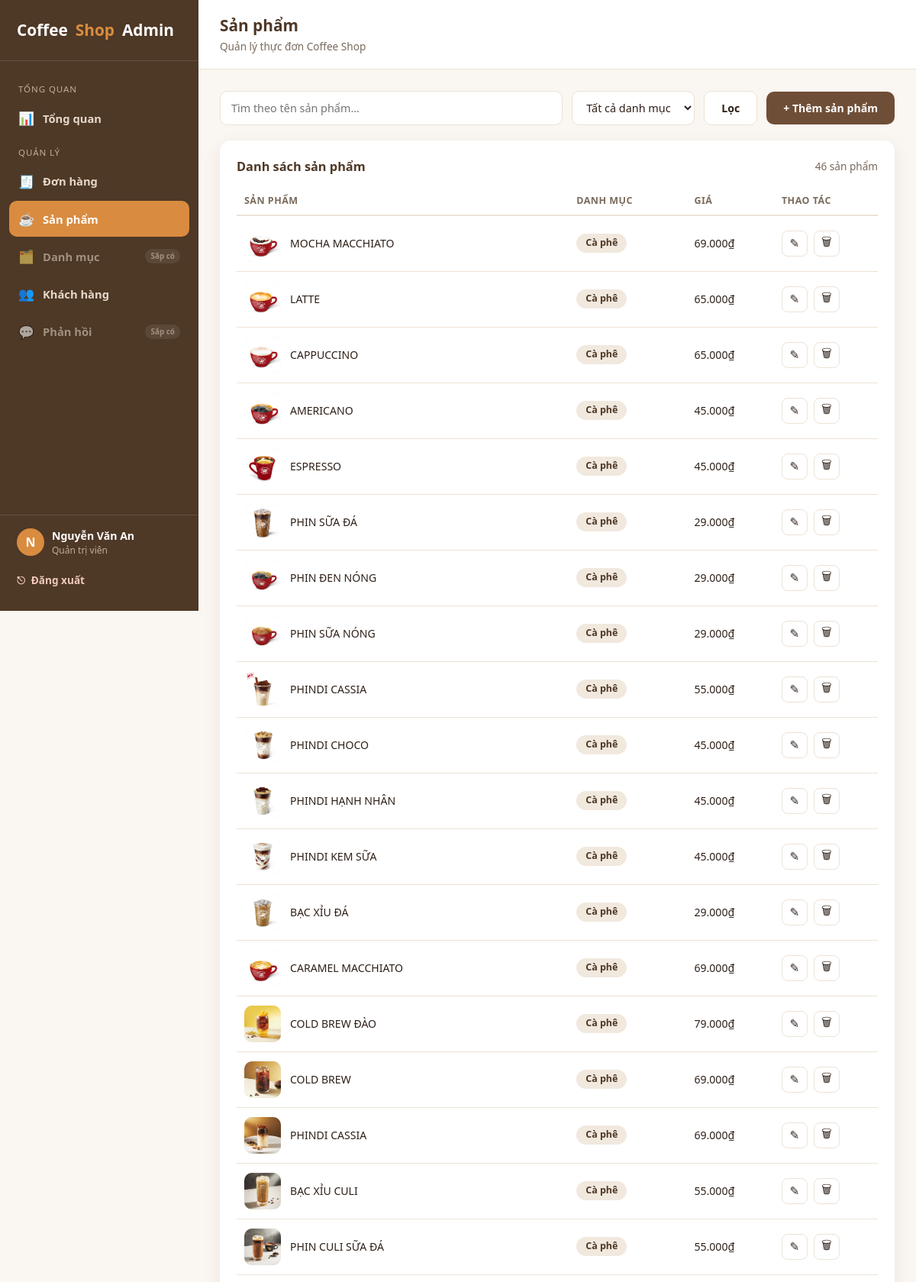
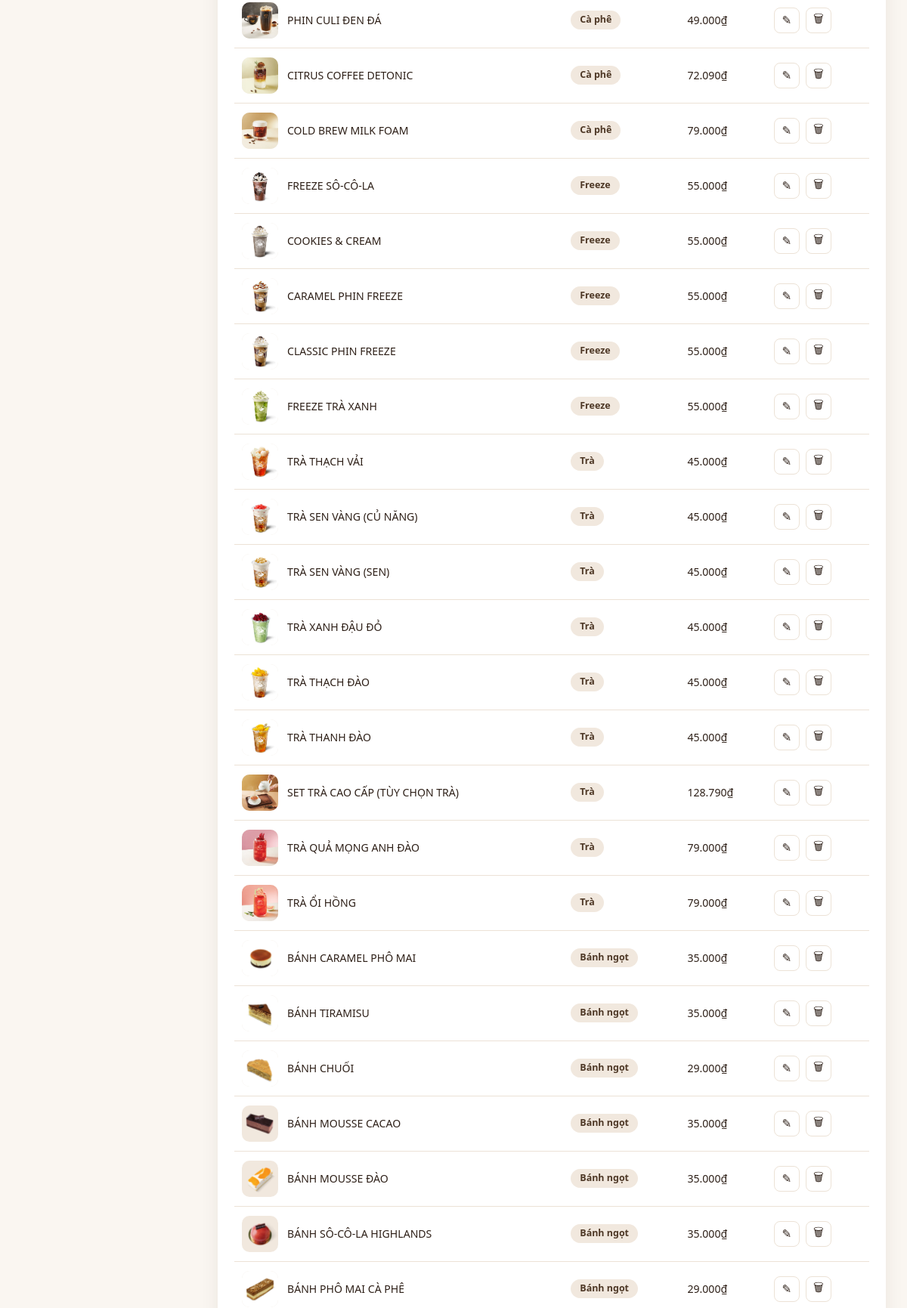
The app's page /admin/products (signed in, upper part) with its own data (2 pictures, top to bottom).
### tables this page shows
CREATE TABLE product (
    id INTEGER PRIMARY KEY,
    name TEXT NOT NULL,
    price INTEGER NOT NULL,
    image TEXT,
    description TEXT,
    published_date TEXT,
    category_id INTEGER NOT NULL,
    FOREIGN KEY (category_id) REFERENCES category (id)
);

CREATE TABLE category (
    id INTEGER PRIMARY KEY,
    name TEXT NOT NULL,
    description TEXT
);

### app.py (the view)
@app.route("/admin/products")
@admin_required
def admin_products():
    db = get_db()
    q = (request.args.get("q") or "").strip()
    category_id = request.args.get("category_id") or ""
    query = """SELECT product.*, category.name AS category_name
               FROM product JOIN category ON category.id = product.category_id
               WHERE 1=1"""
    params = []
    if q:
        query += " AND product.name LIKE ?"
        params.append(f"%{q}%")
    if category_id:
        query += " AND product.category_id = ?"
        params.append(category_id)
    query += " ORDER BY product.published_date DESC"
    products = db.execute(query, params).fetchall()
    categories = db.execute("SELECT id, name FROM category ORDER BY name").fetchall()
    return render_template(
        "admin/products.html",
        products=products,
        categories=categories,
        q=q,
        selected_category=category_id,
        active_page="products",
    )

### app.py (called while the page is built)
def get_db():
    if "db" not in g:
        g.db = sqlite3.connect(DB_PATH)
        g.db.row_factory = sqlite3.Row
    return g.db

@app.template_filter("vnd")
def format_vnd(value):
    try:
        value = int(value)
    except (TypeError, ValueError):
        return value
    return f"{value:,.0f}".replace(",", ".") + "₫"

@app.context_processor
def inject_order_status_meta():
    return {"ORDER_STATUSES": ORDER_STATUSES, "ORDER_STATUS_LABELS": ORDER_STATUS_LABELS}

def admin_required(view):
    @wraps(view)
    def wrapped(*args, **kwargs):
        if not session.get("is_admin"):
            return redirect(url_for("admin_login", next=request.path))
        return view(*args, **kwargs)
    return wrapped

### templates/admin/products.html (shortened to what this page needs)
{% extends "admin/base.html" %}
{% block page_title %}Sản phẩm{% endblock %}
{% block page_subtitle %}Quản lý thực đơn Coffee Shop{% endblock %}
{% block content %}
<form class="admin-toolbar" method="GET" action="{{ url_for('admin_products') }}">
  <div class="admin-toolbar-filters">
    <input
      type="text"
      name="q"
      class="admin-search-input"
      placeholder="Tìm theo tên sản phẩm..."
      value="{{ q }}"
    >
    <select name="category_id" class="admin-filter-select" onchange="this.form.submit()">
      <option value="">Tất cả danh mục</option>
    </select>
    <button type="submit" class="btn-secondary">Lọc</button>
  </div>
  <a href="{{ url_for('admin_product_new') }}" class="btn-primary">+ Thêm sản phẩm</a>
</form>
<div class="admin-panel">
  <div class="admin-panel-header">
    <h2 class="admin-panel-title" style="margin: 0;">Danh sách sản phẩm</h2>
    <span class="result-count">{{ products|length }} sản phẩm</span>
  </div>
  {% if products %}
  <table class="admin-table">
    <thead>
      <tr>
        <th>Sản phẩm</th>
        <th>Danh mục</th>
        <th>Giá</th>
        <th>Thao tác</th>
      </tr>
    </thead>
    <tbody>
      {% for p in products %}
      <tr>
        <td>
          <div class="product-name-cell">
            <div class="table-thumb">
              {% if p.image %}
              <img src="{{ url_for('static', filename=p.image) }}" alt="{{ p.name }}">
              {% else %}
              <span class="table-thumb-empty">☕</span>
              {% endif %}
            </div>
            <span>{{ p.name }}</span>
          </div>
        </td>
        <td><span class="category-tag">{{ p.category_name }}</span></td>
        <td>{{ p.price | vnd }}</td>
        <td>
          <div class="row-actions">
            <a href="{{ url_for('admin_product_edit', product_id=p.id) }}" class="icon-btn edit" title="Sửa">✎</a>
            <button
              type="button"
              class="icon-btn delete js-delete-trigger"
              title="Xóa"
              data-form-id="delete-form-{{ p.id }}"
              data-name="{{ p.name }}"
            >🗑</button>
          </div>
        </td>
      </tr>
      {% endfor %}
    </tbody>
  </table>
  {% else %}
  <p class="empty-hint">Không tìm thấy sản phẩm phù hợp.</p>
  {% endif %}
</div>
{% endblock %}

### static/css/admin.css (style rules this page uses)
:root { --color-bg: #faf6f1; --color-surface: #ffffff; --color-primary: #6f4e37; --color-primary-dark: #4e3826; --color-accent: #d98c3f; --color-text: #2e2018; --color-text-muted: #7a6a5c; --color-border: #ece2d6; --color-success: #2f9e5c; --color-success-bg: #e6f6ec; --color-warning: #c07a12; --color-warning-bg: #fbf0dc; --color-danger: #c0392b; --color-danger-bg: #fbe9e7; --radius: 14px; --shadow: 0 8px 24px rgba(60, 40, 20, 0.08); --shadow-hover: 0 14px 32px rgba(60, 40, 20, 0.14); --transition: 0.2s ease; --sidebar-width: 260px; }
* { box-sizing: border-box; }
body.admin-body { margin: 0; font-family: "Segoe UI", "Helvetica Neue", Arial, sans-serif; background: var(--color-bg); color: var(--color-text); line-height: 1.5; }
a { text-decoration: none; color: inherit; }
.admin-panel { background: var(--color-surface); border-radius: var(--radius); box-shadow: var(--shadow); padding: 22px; }
.admin-panel-title { font-size: 1.02rem; font-weight: 700; color: var(--color-primary-dark); margin: 0 0 16px; }
.admin-table { width: 100%; border-collapse: collapse; font-size: 0.88rem; }
.admin-table th { text-align: left; color: var(--color-text-muted); font-weight: 600; font-size: 0.78rem; text-transform: uppercase; letter-spacing: 0.04em; padding: 8px 10px; border-bottom: 2px solid var(--color-border); }
.admin-table td { padding: 12px 10px; border-bottom: 1px solid var(--color-border); color: var(--color-text); }
.btn-primary, .btn-secondary, .btn-danger { display: inline-flex; align-items: center; gap: 8px; padding: 11px 22px; border-radius: 10px; border: none; cursor: pointer; font-size: 0.88rem; font-weight: 700; font-family: inherit; transition: background var(--transition), color var(--transition), border-color var(--transition); }
.btn-primary { background: var(--color-primary); color: #fff; }
.btn-secondary { background: var(--color-surface); color: var(--color-text); border: 1px solid var(--color-border); }
.admin-toolbar { display: flex; flex-wrap: wrap; align-items: center; gap: 12px; margin-bottom: 20px; }
.admin-toolbar-filters { display: flex; flex: 1; flex-wrap: wrap; gap: 12px; }
.admin-search-input, .admin-filter-select { padding: 11px 14px; border-radius: 10px; border: 1px solid var(--color-border); font-family: inherit; font-size: 0.9rem; background: var(--color-surface); color: var(--color-text); }
.admin-search-input { flex: 1; min-width: 200px; }
.table-thumb { width: 48px; height: 48px; border-radius: 10px; overflow: hidden; background: #f1e8de; display: flex; align-items: center; justify-content: center; flex-shrink: 0; }
.table-thumb img { width: 100%; height: 100%; object-fit: cover; }
.product-name-cell { display: flex; align-items: center; gap: 12px; }
.category-tag { display: inline-block; padding: 3px 12px; border-radius: 999px; background: #f1e8de; color: var(--color-primary-dark); font-size: 0.78rem; font-weight: 600; }
.row-actions { display: flex; gap: 8px; }
.icon-btn { display: inline-flex; align-items: center; justify-content: center; width: 34px; height: 34px; border-radius: 8px; border: 1px solid var(--color-border); background: var(--color-surface); cursor: pointer; font-size: 0.95rem; color: var(--color-text); transition: background var(--transition), border-color var(--transition); }
.admin-panel-header { display: flex; align-items: center; justify-content: space-between; margin-bottom: 16px; }
.result-count { font-size: 0.85rem; color: var(--color-text-muted); }

### records on screen
product: image (picture), name "MOCHA MACCHIATO", category_name "Cà phê", price|vnd "69.000₫"
product: image+name (picture), name "LATTE", category_name "Cà phê", price|vnd "65.000₫"
product: image (picture), name "CAPPUCCINO", category_name "Cà phê", price|vnd "65.000₫"
product: image+name (picture), name "AMERICANO", category_name "Cà phê", price|vnd "45.000₫"
product: image (picture), name "ESPRESSO", category_name "Cà phê", price|vnd "45.000₫"
product: image (picture), name "PHIN SỮA ĐÁ", category_name "Cà phê", price|vnd "29.000₫"
product: image (picture), name "PHIN ĐEN NÓNG", category_name "Cà phê", price|vnd "29.000₫"
product: image (picture), name "PHIN SỮA NÓNG", category_name "Cà phê", price|vnd "29.000₫"
product: image (picture), name "PHINDI CASSIA", category_name "Cà phê", price|vnd "55.000₫"
product: image (picture), name "PHINDI CHOCO", category_name "Cà phê", price|vnd "45.000₫"
product: image (picture), name "PHINDI HẠNH NHÂN", category_name "Cà phê", price|vnd "45.000₫"
product: image (picture), name "PHINDI KEM SỮA", category_name "Cà phê", price|vnd "45.000₫"
product: image (picture), name "BẠC XỈU ĐÁ", category_name "Cà phê", price|vnd "29.000₫"
product: image (picture), name "CARAMEL MACCHIATO", category_name "Cà phê", price|vnd "69.000₫"
product: image (picture), name "COLD BREW ĐÀO", category_name "Cà phê", price|vnd "79.000₫"
product: image (picture), name "COLD BREW", category_name "Cà phê", price|vnd "69.000₫"
product: image (picture), name "PHINDI CASSIA", category_name "Cà phê", price|vnd "69.000₫"
product: image (picture), name "BẠC XỈU CULI", category_name "Cà phê", price|vnd "55.000₫"
product: image (picture), name "PHIN CULI SỮA ĐÁ", category_name "Cà phê", price|vnd "55.000₫"
product: image (picture), name "PHIN CULI ĐEN ĐÁ", category_name "Cà phê", price|vnd "49.000₫"
product: image (picture), name "CITRUS COFFEE DETONIC", category_name "Cà phê", price|vnd "72.090₫"
product: image (picture), name "COLD BREW MILK FOAM", category_name "Cà phê", price|vnd "79.000₫"
product: image (picture), name "FREEZE SÔ-CÔ-LA", category_name "Freeze", price|vnd "55.000₫"
product: image (picture), name "COOKIES & CREAM", category_name "Freeze", price|vnd "55.000₫"
product: image (picture), name "CARAMEL PHIN FREEZE", category_name "Freeze", price|vnd "55.000₫"
product: image (picture), name "CLASSIC PHIN FREEZE", category_name "Freeze", price|vnd "55.000₫"
product: image (picture), name "FREEZE TRÀ XANH", category_name "Freeze", price|vnd "55.000₫"
product: image (picture), name "TRÀ THẠCH VẢI", category_name "Trà", price|vnd "45.000₫"
product: image (picture), name "TRÀ SEN VÀNG (CỦ NĂNG)", category_name "Trà", price|vnd "45.000₫"
product: image (picture), name "TRÀ SEN VÀNG (SEN)", category_name "Trà", price|vnd "45.000₫"
product: image (picture), name "TRÀ XANH ĐẬU ĐỎ", category_name "Trà", price|vnd "45.000₫"
product: image (picture), name "TRÀ THẠCH ĐÀO", category_name "Trà", price|vnd "45.000₫"
product: image (picture), name "TRÀ THANH ĐÀO", category_name "Trà", price|vnd "45.000₫"
product: image (picture), name "SET TRÀ CAO CẤP (TÙY CHỌN TRÀ)", category_name "Trà", price|vnd "128.790₫"
product: image (picture), name "TRÀ QUẢ MỌNG ANH ĐÀO", category_name "Trà", price|vnd "79.000₫"
product: image (picture), name "TRÀ ỔI HỒNG", category_name "Trà", price|vnd "79.000₫"
product: image (picture), name "BÁNH CARAMEL PHÔ MAI", category_name "Bánh ngọt", price|vnd "35.000₫"
product: image (picture), name "BÁNH TIRAMISU", category_name "Bánh ngọt", price|vnd "35.000₫"
product: image (picture), name "BÁNH CHUỐI", category_name "Bánh ngọt", price|vnd "29.000₫"
product: image (picture), name "BÁNH MOUSSE CACAO", category_name "Bánh ngọt", price|vnd "35.000₫"
product: image (picture), name "BÁNH MOUSSE ĐÀO", category_name "Bánh ngọt", price|vnd "35.000₫"
product: image (picture), name "BÁNH SÔ-CÔ-LA HIGHLANDS", category_name "Bánh ngọt", price|vnd "35.000₫"
product: image (picture), name "BÁNH PHÔ MAI CÀ PHÊ", category_name "Bánh ngọt", price|vnd "29.000₫"

### other values on screen
{{ (session.get('admin_name') or 'A')[:1] | upper }} "N"
{{ session.get('admin_name') or 'Admin' }} "Nguyễn Văn An"
{{ products|length }} "46"
